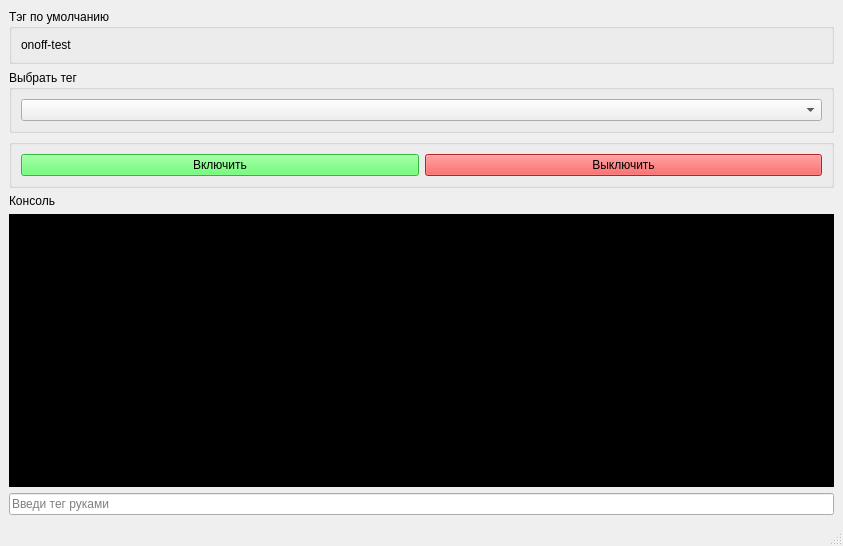
<?xml version="1.0" encoding="UTF-8"?>
<ui version="4.0">
 <class>MainWindow</class>
 <widget class="QMainWindow" name="MainWindow">
  <property name="geometry">
   <rect>
    <x>0</x>
    <y>0</y>
    <width>843</width>
    <height>546</height>
   </rect>
  </property>
  <property name="minimumSize">
   <size>
    <width>843</width>
    <height>349</height>
   </size>
  </property>
  <property name="windowTitle">
   <string>MainWindow</string>
  </property>
  <property name="windowIcon">
   <iconset theme="icon.ico"/>
  </property>
  <property name="toolTip">
   <string/>
  </property>
  <widget class="QWidget" name="centralwidget">
   <layout class="QHBoxLayout" name="horizontalLayout">
    <item>
     <layout class="QGridLayout" name="gridLayout">
      <item row="0" column="0">
       <widget class="QGroupBox" name="groupBox">
        <property name="sizePolicy">
         <sizepolicy hsizetype="Minimum" vsizetype="Minimum">
          <horstretch>0</horstretch>
          <verstretch>0</verstretch>
         </sizepolicy>
        </property>
        <property name="title">
         <string>Тэг по умолчанию</string>
        </property>
        <layout class="QVBoxLayout" name="verticalLayout">
         <item>
          <widget class="QLabel" name="label">
           <property name="text">
            <string>onoff-test</string>
           </property>
          </widget>
         </item>
        </layout>
       </widget>
      </item>
      <item row="3" column="0">
       <widget class="QLabel" name="label_2">
        <property name="text">
         <string>Консоль</string>
        </property>
       </widget>
      </item>
      <item row="2" column="0">
       <widget class="QGroupBox" name="groupBox_3">
        <property name="title">
         <string/>
        </property>
        <layout class="QHBoxLayout" name="horizontalLayout_3">
         <item>
          <widget class="QPushButton" name="button_power_on">
           <property name="styleSheet">
            <string notr="true">background-color: rgb(70, 255, 82);</string>
           </property>
           <property name="text">
            <string>Включить</string>
           </property>
          </widget>
         </item>
         <item>
          <widget class="QPushButton" name="button_power_off">
           <property name="styleSheet">
            <string notr="true">background-color: rgb(255, 46, 46);</string>
           </property>
           <property name="text">
            <string>Выключить</string>
           </property>
          </widget>
         </item>
        </layout>
       </widget>
      </item>
      <item row="5" column="0">
       <widget class="QTextBrowser" name="textBrowser">
        <property name="minimumSize">
         <size>
          <width>0</width>
          <height>0</height>
         </size>
        </property>
        <property name="palette">
         <palette>
          <active>
           <colorrole role="WindowText">
            <brush brushstyle="SolidPattern">
             <color alpha="255">
              <red>255</red>
              <green>255</green>
              <blue>255</blue>
             </color>
            </brush>
           </colorrole>
           <colorrole role="Button">
            <brush brushstyle="SolidPattern">
             <color alpha="255">
              <red>0</red>
              <green>0</green>
              <blue>0</blue>
             </color>
            </brush>
           </colorrole>
           <colorrole role="Text">
            <brush brushstyle="SolidPattern">
             <color alpha="255">
              <red>255</red>
              <green>255</green>
              <blue>255</blue>
             </color>
            </brush>
           </colorrole>
           <colorrole role="ButtonText">
            <brush brushstyle="SolidPattern">
             <color alpha="255">
              <red>255</red>
              <green>255</green>
              <blue>255</blue>
             </color>
            </brush>
           </colorrole>
           <colorrole role="Base">
            <brush brushstyle="SolidPattern">
             <color alpha="255">
              <red>0</red>
              <green>0</green>
              <blue>0</blue>
             </color>
            </brush>
           </colorrole>
           <colorrole role="Window">
            <brush brushstyle="SolidPattern">
             <color alpha="255">
              <red>0</red>
              <green>0</green>
              <blue>0</blue>
             </color>
            </brush>
           </colorrole>
          </active>
          <inactive>
           <colorrole role="WindowText">
            <brush brushstyle="SolidPattern">
             <color alpha="255">
              <red>255</red>
              <green>255</green>
              <blue>255</blue>
             </color>
            </brush>
           </colorrole>
           <colorrole role="Button">
            <brush brushstyle="SolidPattern">
             <color alpha="255">
              <red>0</red>
              <green>0</green>
              <blue>0</blue>
             </color>
            </brush>
           </colorrole>
           <colorrole role="Text">
            <brush brushstyle="SolidPattern">
             <color alpha="255">
              <red>255</red>
              <green>255</green>
              <blue>255</blue>
             </color>
            </brush>
           </colorrole>
           <colorrole role="ButtonText">
            <brush brushstyle="SolidPattern">
             <color alpha="255">
              <red>255</red>
              <green>255</green>
              <blue>255</blue>
             </color>
            </brush>
           </colorrole>
           <colorrole role="Base">
            <brush brushstyle="SolidPattern">
             <color alpha="255">
              <red>0</red>
              <green>0</green>
              <blue>0</blue>
             </color>
            </brush>
           </colorrole>
           <colorrole role="Window">
            <brush brushstyle="SolidPattern">
             <color alpha="255">
              <red>0</red>
              <green>0</green>
              <blue>0</blue>
             </color>
            </brush>
           </colorrole>
          </inactive>
          <disabled>
           <colorrole role="WindowText">
            <brush brushstyle="SolidPattern">
             <color alpha="255">
              <red>255</red>
              <green>255</green>
              <blue>255</blue>
             </color>
            </brush>
           </colorrole>
           <colorrole role="Button">
            <brush brushstyle="SolidPattern">
             <color alpha="255">
              <red>0</red>
              <green>0</green>
              <blue>0</blue>
             </color>
            </brush>
           </colorrole>
           <colorrole role="Text">
            <brush brushstyle="SolidPattern">
             <color alpha="255">
              <red>255</red>
              <green>255</green>
              <blue>255</blue>
             </color>
            </brush>
           </colorrole>
           <colorrole role="ButtonText">
            <brush brushstyle="SolidPattern">
             <color alpha="255">
              <red>255</red>
              <green>255</green>
              <blue>255</blue>
             </color>
            </brush>
           </colorrole>
           <colorrole role="Base">
            <brush brushstyle="SolidPattern">
             <color alpha="255">
              <red>0</red>
              <green>0</green>
              <blue>0</blue>
             </color>
            </brush>
           </colorrole>
           <colorrole role="Window">
            <brush brushstyle="SolidPattern">
             <color alpha="255">
              <red>0</red>
              <green>0</green>
              <blue>0</blue>
             </color>
            </brush>
           </colorrole>
          </disabled>
         </palette>
        </property>
        <property name="font">
         <font>
          <pointsize>10</pointsize>
         </font>
        </property>
        <property name="cursor" stdset="0">
         <cursorShape>IBeamCursor</cursorShape>
        </property>
        <property name="autoFillBackground">
         <bool>true</bool>
        </property>
        <property name="styleSheet">
         <string notr="true">background-color: rgb(0, 0, 0);
color: rgb(255, 255, 255);</string>
        </property>
        <property name="html">
         <string>&lt;!DOCTYPE HTML PUBLIC &quot;-//W3C//DTD HTML 4.0//EN&quot; &quot;http://www.w3.org/TR/REC-html40/strict.dtd&quot;&gt;
&lt;html&gt;&lt;head&gt;&lt;meta name=&quot;qrichtext&quot; content=&quot;1&quot; /&gt;&lt;style type=&quot;text/css&quot;&gt;
p, li { white-space: pre-wrap; }
&lt;/style&gt;&lt;/head&gt;&lt;body style=&quot; font-family:'MS Shell Dlg 2'; font-size:10pt; font-weight:400; font-style:normal;&quot;&gt;
&lt;p style=&quot;-qt-paragraph-type:empty; margin-top:0px; margin-bottom:0px; margin-left:0px; margin-right:0px; -qt-block-indent:0; text-indent:0px; font-size:8.25pt;&quot;&gt;&lt;br /&gt;&lt;/p&gt;&lt;/body&gt;&lt;/html&gt;</string>
        </property>
       </widget>
      </item>
      <item row="1" column="0">
       <widget class="QGroupBox" name="groupBox_2">
        <property name="title">
         <string>Выбрать тег</string>
        </property>
        <layout class="QVBoxLayout" name="verticalLayout_2">
         <item>
          <widget class="QComboBox" name="comboBox">
           <property name="toolTip">
            <string>Выбрать тег</string>
           </property>
           <property name="whatsThis">
            <string/>
           </property>
           <property name="currentText">
            <string/>
           </property>
          </widget>
         </item>
        </layout>
       </widget>
      </item>
      <item row="6" column="0">
       <widget class="QLineEdit" name="lineEdit">
        <property name="text">
         <string/>
        </property>
        <property name="placeholderText">
         <string>Введи тег руками</string>
        </property>
       </widget>
      </item>
     </layout>
    </item>
   </layout>
  </widget>
  <widget class="QMenuBar" name="menubar">
   <property name="geometry">
    <rect>
     <x>0</x>
     <y>0</y>
     <width>843</width>
     <height>21</height>
    </rect>
   </property>
  </widget>
  <widget class="QStatusBar" name="statusbar"/>
 </widget>
 <resources/>
 <connections/>
</ui>
